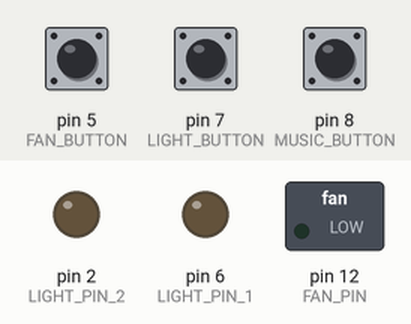
Recording of a sketch running on a simulated Arduino Uno, built with avr-gcc and run on an emulated ATmega328P. On the bench: switched loads named in the sketch (green lamp = pin HIGH), output pins drawn as LEDs (lit = HIGH). Dashed ring = blinking. The inputs (shaded band) are chosen by the test bench; at power-on: pin 5 (FAN_BUTTON) LOW, pin 7 (LIGHT_BUTTON) LOW, pin 8 (MUSIC_BUTTON) LOW.

Above: at 3.2 s.
3.3 s: pin 5 (FAN_BUTTON) pulled HIGH for 1 s
At 4.7 s:
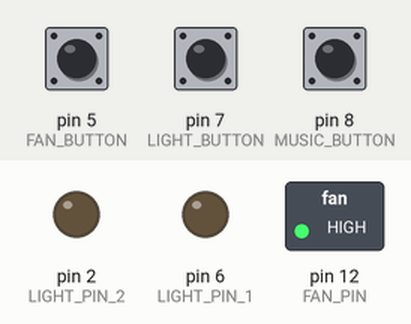
5.8 s: pin 7 (LIGHT_BUTTON) pulled HIGH for 3.2 s
At 6.0 s:
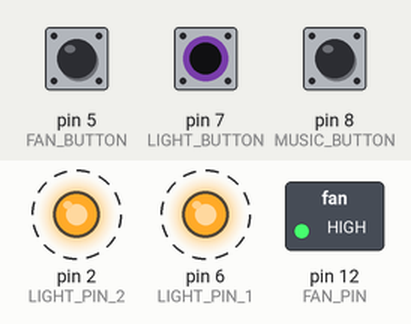
14.6 s: pin 5 (FAN_BUTTON) pulled HIGH for 0.15 s
At 15.3 s:
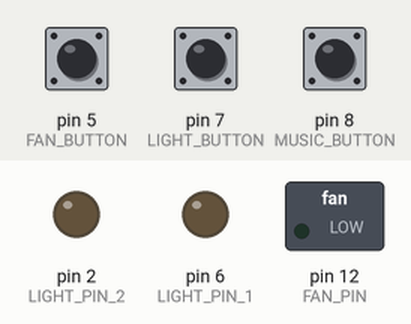
16.2 s: pin 7 (LIGHT_BUTTON) pulled HIGH for 0.15 s
At 16.5 s:
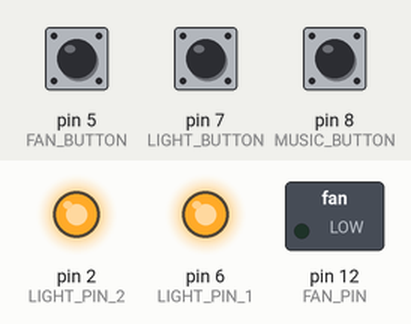
Timing chart, 0 to 18.8 s (numbered marks = the images above; inputs shaded):
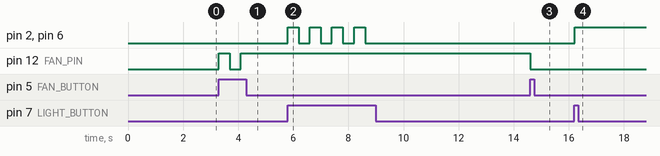

Measured:
- after the input at 3.3 s, pin 12 (FAN_PIN): LOW → HIGH at once, → LOW 0.40 s later, → HIGH 0.40 s later
- after the input at 5.8 s, pin 2 (LIGHT_PIN_2), pin 6 (LIGHT_PIN_1): alternates HIGH for 0.40 s and LOW for 0.40 s, 8 changes in all, then stays LOW, starting at once
- after the input at 14.6 s, pin 12 (FAN_PIN): HIGH → LOW at once
- after the input at 16.2 s, pin 2 (LIGHT_PIN_2), pin 6 (LIGHT_PIN_1): LOW → HIGH at once

The sketch:

LightMusicFan.ino
```cpp
// Initialize pins for buttons to control music, light, and fan
const int LIGHT_BUTTON = 7;
const int FAN_BUTTON = 5;
const int MUSIC_BUTTON = 8;

// Initialize pins for components controlled by buttons (motor-fan and lights)
const int LIGHT_PIN_1 = 6;
const int LIGHT_PIN_2 = 2;
const int FAN_PIN = 12;

// Remember states for components controlled by buttons (motor-fan, lights, music)
bool STARTED_LIGHT = false;
bool STARTED_FAN = false;
bool STARTED_MUSIC = false;

// Initialize counter that will be used to control buttons to some big number
// Users will be able to click on buttons right after the program starts
// counter controls time before button clicks, avoids turn on/off frequently
int count = 200;

void setup() {
  // Set buttons to input
  pinMode (MUSIC_BUTTON, INPUT);
  pinMode (FAN_BUTTON, INPUT);
  pinMode (LIGHT_BUTTON,INPUT);

  // Set components to output
  pinMode (LIGHT_PIN_1, OUTPUT);
  pinMode (LIGHT_PIN_2, OUTPUT);
  pinMode(FAN_PIN, OUTPUT);

  // Start serial
  Serial.begin(9600);

  // Small delay just to make sure everything is ready to start program
  delay(2000);
}

// Loop that checks if there was user input (button click)
// Depending on input and current state it decides what to do next
void loop() {
  // If button the for music was clicked, music has not started, and counter is greater 10
  // then send message to python script to start music, change state to started music and reset counter
  // (music control needs bigger counter than lights, so that python script reads messages properly)
  if ((digitalRead(MUSIC_BUTTON)==HIGH) && (!STARTED_MUSIC) && (count>10) ){
      send("StartBirds");
      STARTED_MUSIC = true;
      count = 0;
  }

  // If button the for music was clicked, music has started, and counter is greater 10
  // then send message to python script to stop music, change state to not started for music and reset counter
  // (music control needs bigger counter than lights, so that python script reads messages properly)
  if ((digitalRead(MUSIC_BUTTON)==HIGH) && (STARTED_MUSIC) && (count>10) ){
      send("StopBirds");
      STARTED_MUSIC = false;
      count = 0;
  }

  // If light button was clicked, light has not started, and counter is greater than 3 (some wait between button clicks)
  // then turn on light, change state to started light, reset counter
  if ((digitalRead(LIGHT_BUTTON)==HIGH) && (!STARTED_LIGHT) && (count>3) ){
      digitalWrite(LIGHT_PIN_1, HIGH);
      digitalWrite(LIGHT_PIN_2, HIGH);
      STARTED_LIGHT = true;
      count = 0;
  }

  // If light button was clicked, light started, and counter is greater than 3 (some wait between button clicks)
  // then turn off light, change state to not started light, reset counter
  if ((digitalRead(LIGHT_BUTTON)==HIGH) && (STARTED_LIGHT) && (count>3) ){
      digitalWrite(LIGHT_PIN_1, LOW);
      digitalWrite(LIGHT_PIN_2, LOW);
      STARTED_LIGHT = false;
      count = 0;
  }


  // If fan button was clicked, fan has not started yet, counter is greater than 3 (some wait between button clicks)
  // then start fan, change state to started fan, reset counter to 0
   if ((digitalRead(FAN_BUTTON)==HIGH) && (!STARTED_FAN) && (count>3) ){
    digitalWrite(FAN_PIN, HIGH);
    STARTED_FAN = true;
    count = 0;
  }


  // If fan button was clicked, fan has started, counter is greater than 3 (some wait between button clicks)
  // then turn fan off, change state to not started fan, reset counter to 0
  if ((digitalRead(FAN_BUTTON)==HIGH) && (STARTED_FAN) && (count>3) ){
    digitalWrite(FAN_PIN, LOW);
    STARTED_FAN = false;
    count = 0;
  }

  // Increment counter to control button clicks
   count =count + 1;

   // Set some delay between button clicks
   delay(100);
}

// Send messages to python script to turn on or off the song (Reference 2, 5)
// Serial helps to communicate with a script
// It prints the message, then flushes it and have a small delay between sending other messages
// to make sure python script reads it properly
void send(String message){
  Serial.println(message);
  Serial.print("\n");
  Serial.flush();
  delay(50);
}

/* REFERENCES:
* 1) Code for Assignment 1:
* https://github.com/Olga-Chitsvarina/Arduino/blob/master/lcd_display/lcd_display.ino
* 2) Code from first trial with Python Script for Assignment 2:
* https://github.com/Olga-Chitsvarina/Arduino-Musical-Instrument/commit/9d6f0b9ff605cd5f3fa7680977aacec84ca2638b
* 3) Build in Arduino IDE examples for
* Servo (Knob, Sweep), Basics (Blink)
* 4) This video that explains basics of working with transistors:
* https://www.youtube.com/watch?v=gEMBXxWKUS0
* 5) Code for Assignment 3:
* https://github.com/Olga-Chitsvarina/Arduino-Weather-Machine/blob/master/weather/weather.ino
*/
```
